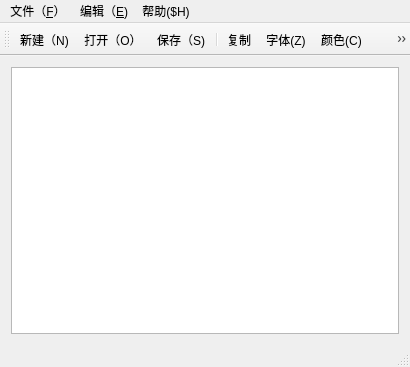
<?xml version="1.0" encoding="UTF-8"?>
<ui version="4.0">
 <class>MainWindow</class>
 <widget class="QMainWindow" name="MainWindow">
  <property name="geometry">
   <rect>
    <x>0</x>
    <y>0</y>
    <width>410</width>
    <height>367</height>
   </rect>
  </property>
  <property name="windowTitle">
   <string>MainWindow</string>
  </property>
  <widget class="QWidget" name="centralWidget">
   <layout class="QVBoxLayout" name="verticalLayout">
    <item>
     <widget class="QTextEdit" name="textEdit">
      <property name="styleSheet">
       <string notr="true">border-image: url(:/icon/png图片/2.png);</string>
      </property>
     </widget>
    </item>
   </layout>
  </widget>
  <widget class="QMenuBar" name="menuBar">
   <property name="geometry">
    <rect>
     <x>0</x>
     <y>0</y>
     <width>410</width>
     <height>23</height>
    </rect>
   </property>
   <widget class="QMenu" name="menu_F">
    <property name="title">
     <string>文件（&amp;F）</string>
    </property>
    <addaction name="separator"/>
    <addaction name="action_N"/>
    <addaction name="action_O"/>
    <addaction name="separator"/>
    <addaction name="action_S"/>
    <addaction name="action_A"/>
    <addaction name="separator"/>
    <addaction name="action_P"/>
    <addaction name="action"/>
   </widget>
   <widget class="QMenu" name="menu_E">
    <property name="title">
     <string>编辑（&amp;E)</string>
    </property>
    <addaction name="fontAction"/>
    <addaction name="colorAction"/>
    <addaction name="dateAction"/>
    <addaction name="separator"/>
    <addaction name="undoAction"/>
    <addaction name="redoAction"/>
    <addaction name="copyAction"/>
    <addaction name="cutAction"/>
    <addaction name="pastAction"/>
    <addaction name="selectAllAction"/>
   </widget>
   <widget class="QMenu" name="menu">
    <property name="title">
     <string>帮助($H)</string>
    </property>
    <addaction name="aboutSoftwareAction"/>
    <addaction name="aboutWebAction"/>
    <addaction name="aboutQtAction"/>
   </widget>
   <addaction name="menu_F"/>
   <addaction name="menu_E"/>
   <addaction name="menu"/>
  </widget>
  <widget class="QToolBar" name="mainToolBar">
   <attribute name="toolBarArea">
    <enum>TopToolBarArea</enum>
   </attribute>
   <attribute name="toolBarBreak">
    <bool>false</bool>
   </attribute>
   <addaction name="action_N"/>
   <addaction name="action_O"/>
   <addaction name="action_S"/>
   <addaction name="separator"/>
   <addaction name="copyAction"/>
   <addaction name="fontAction"/>
   <addaction name="colorAction"/>
   <addaction name="pastAction"/>
  </widget>
  <widget class="QStatusBar" name="statusBar"/>
  <action name="action_N">
   <property name="icon">
    <iconset resource="res.qrc">
     <normaloff>:/icon/png图片/1.png</normaloff>:/icon/png图片/1.png</iconset>
   </property>
   <property name="text">
    <string>新建（&amp;N)</string>
   </property>
  </action>
  <action name="action_O">
   <property name="icon">
    <iconset resource="res.qrc">
     <normaloff>:/icon/png图片/2.png</normaloff>:/icon/png图片/2.png</iconset>
   </property>
   <property name="text">
    <string>打开（&amp;O）</string>
   </property>
  </action>
  <action name="action_S">
   <property name="icon">
    <iconset resource="res.qrc">
     <normaloff>:/icon/png图片/3.png</normaloff>:/icon/png图片/3.png</iconset>
   </property>
   <property name="text">
    <string>保存（&amp;S)</string>
   </property>
  </action>
  <action name="action_A">
   <property name="icon">
    <iconset resource="res.qrc">
     <normaloff>:/icon/png图片/4.png</normaloff>:/icon/png图片/4.png</iconset>
   </property>
   <property name="text">
    <string>另存为（&amp;A)</string>
   </property>
  </action>
  <action name="action_P">
   <property name="icon">
    <iconset resource="res.qrc">
     <normaloff>:/icon/png图片/5.png</normaloff>:/icon/png图片/5.png</iconset>
   </property>
   <property name="text">
    <string>打印(&amp;P)</string>
   </property>
  </action>
  <action name="action">
   <property name="icon">
    <iconset resource="res.qrc">
     <normaloff>:/icon/png图片/7.png</normaloff>:/icon/png图片/7.png</iconset>
   </property>
   <property name="text">
    <string>退出（&amp;)</string>
   </property>
  </action>
  <action name="fontAction">
   <property name="icon">
    <iconset resource="res.qrc">
     <normaloff>:/icon/png图片/8.png</normaloff>:/icon/png图片/8.png</iconset>
   </property>
   <property name="text">
    <string>字体(&amp;Z)</string>
   </property>
  </action>
  <action name="colorAction">
   <property name="icon">
    <iconset resource="res.qrc">
     <normaloff>:/icon/png图片/9.png</normaloff>:/icon/png图片/9.png</iconset>
   </property>
   <property name="text">
    <string>颜色(&amp;C)</string>
   </property>
  </action>
  <action name="dateAction">
   <property name="icon">
    <iconset resource="res.qrc">
     <normaloff>:/icon/png图片/11.png</normaloff>:/icon/png图片/11.png</iconset>
   </property>
   <property name="text">
    <string>日期与时间(&amp;D)</string>
   </property>
  </action>
  <action name="undoAction">
   <property name="icon">
    <iconset resource="res.qrc">
     <normaloff>:/icon/png图片/12.png</normaloff>:/icon/png图片/12.png</iconset>
   </property>
   <property name="text">
    <string> 撤销</string>
   </property>
  </action>
  <action name="redoAction">
   <property name="icon">
    <iconset resource="res.qrc">
     <normaloff>:/icon/png图片/a.jpg</normaloff>:/icon/png图片/a.jpg</iconset>
   </property>
   <property name="text">
    <string>重做</string>
   </property>
  </action>
  <action name="copyAction">
   <property name="icon">
    <iconset resource="res.qrc">
     <normaloff>:/icon/png图片/b.jpg</normaloff>:/icon/png图片/b.jpg</iconset>
   </property>
   <property name="text">
    <string>复制</string>
   </property>
  </action>
  <action name="cutAction">
   <property name="text">
    <string>剪切</string>
   </property>
  </action>
  <action name="pastAction">
   <property name="text">
    <string>粘贴</string>
   </property>
  </action>
  <action name="selectAllAction">
   <property name="text">
    <string>全选</string>
   </property>
  </action>
  <action name="updateAction">
   <property name="text">
    <string>更新(&amp;U)</string>
   </property>
  </action>
  <action name="aboutSoftwareAction">
   <property name="text">
    <string>关于软件(&amp;S)</string>
   </property>
  </action>
  <action name="helpAction">
   <property name="text">
    <string>帮助(&amp;E)</string>
   </property>
  </action>
  <action name="aboutWebAction">
   <property name="text">
    <string>关于官网(&amp;W)</string>
   </property>
  </action>
  <action name="aboutQtAction">
   <property name="text">
    <string>关于Qt(&amp;Q)</string>
   </property>
  </action>
 </widget>
 <layoutdefault spacing="6" margin="11"/>
 <resources>
  <include location="res.qrc"/>
 </resources>
 <connections/>
</ui>
